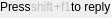
<?xml version="1.0" encoding="UTF-8"?>
<ui version="4.0">
 <class>HotkeyToastView</class>
 <widget class="QWidget" name="HotkeyToastView">
  <property name="geometry">
   <rect>
    <x>0</x>
    <y>0</y>
    <width>103</width>
    <height>16</height>
   </rect>
  </property>
  <layout class="QHBoxLayout" name="hotkeyLayout">
   <property name="spacing">
    <number>0</number>
   </property>
   <property name="leftMargin">
    <number>0</number>
   </property>
   <property name="topMargin">
    <number>0</number>
   </property>
   <property name="rightMargin">
    <number>0</number>
   </property>
   <property name="bottomMargin">
    <number>4</number>
   </property>
   <item>
    <spacer name="hotkeySpacer">
     <property name="orientation">
      <enum>Qt::Horizontal</enum>
     </property>
     <property name="sizeHint" stdset="0">
      <size>
       <width>1</width>
       <height>1</height>
      </size>
     </property>
    </spacer>
   </item>
   <item>
    <widget class="QLabel" name="lblPress">
     <property name="sizePolicy">
      <sizepolicy hsizetype="Preferred" vsizetype="Fixed">
       <horstretch>0</horstretch>
       <verstretch>0</verstretch>
      </sizepolicy>
     </property>
     <property name="text">
      <string>Press</string>
     </property>
    </widget>
   </item>
   <item>
    <widget class="QLabel" name="lblModifierKey">
     <property name="enabled">
      <bool>false</bool>
     </property>
     <property name="sizePolicy">
      <sizepolicy hsizetype="Preferred" vsizetype="Fixed">
       <horstretch>0</horstretch>
       <verstretch>0</verstretch>
      </sizepolicy>
     </property>
     <property name="text">
      <string>shift</string>
     </property>
    </widget>
   </item>
   <item>
    <widget class="QLabel" name="plus">
     <property name="enabled">
      <bool>false</bool>
     </property>
     <property name="sizePolicy">
      <sizepolicy hsizetype="Preferred" vsizetype="Fixed">
       <horstretch>0</horstretch>
       <verstretch>0</verstretch>
      </sizepolicy>
     </property>
     <property name="text">
      <string>+</string>
     </property>
    </widget>
   </item>
   <item>
    <widget class="QLabel" name="lblUnmodifiedKey">
     <property name="enabled">
      <bool>false</bool>
     </property>
     <property name="sizePolicy">
      <sizepolicy hsizetype="Preferred" vsizetype="Fixed">
       <horstretch>0</horstretch>
       <verstretch>0</verstretch>
      </sizepolicy>
     </property>
     <property name="text">
      <string>f1</string>
     </property>
    </widget>
   </item>
   <item>
    <widget class="QLabel" name="lblToDoSomething">
     <property name="sizePolicy">
      <sizepolicy hsizetype="Preferred" vsizetype="Fixed">
       <horstretch>0</horstretch>
       <verstretch>0</verstretch>
      </sizepolicy>
     </property>
     <property name="text">
      <string>to reply</string>
     </property>
    </widget>
   </item>
  </layout>
 </widget>
 <layoutdefault spacing="0" margin="0"/>
 <resources/>
 <connections/>
</ui>
